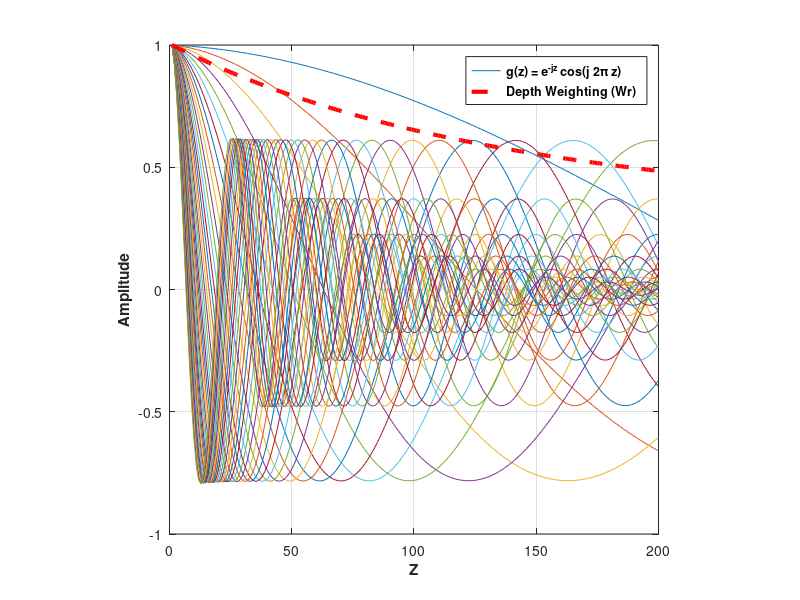
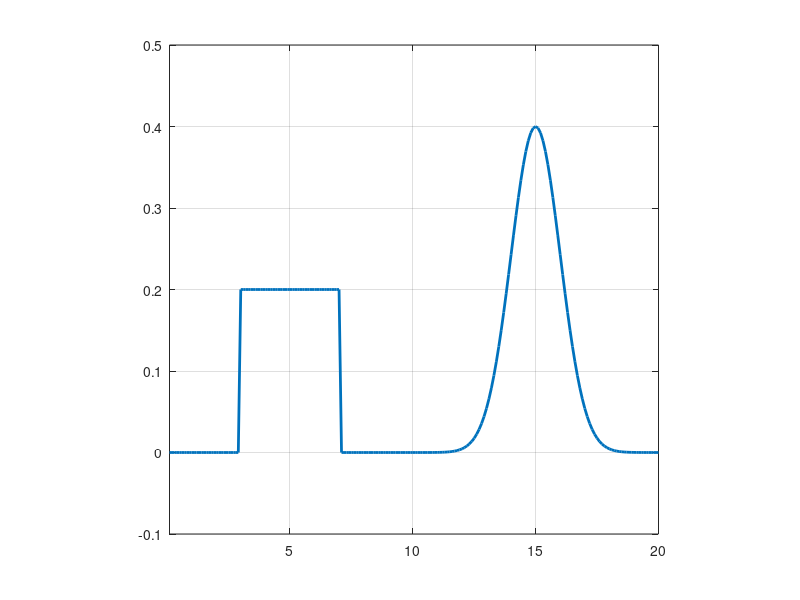
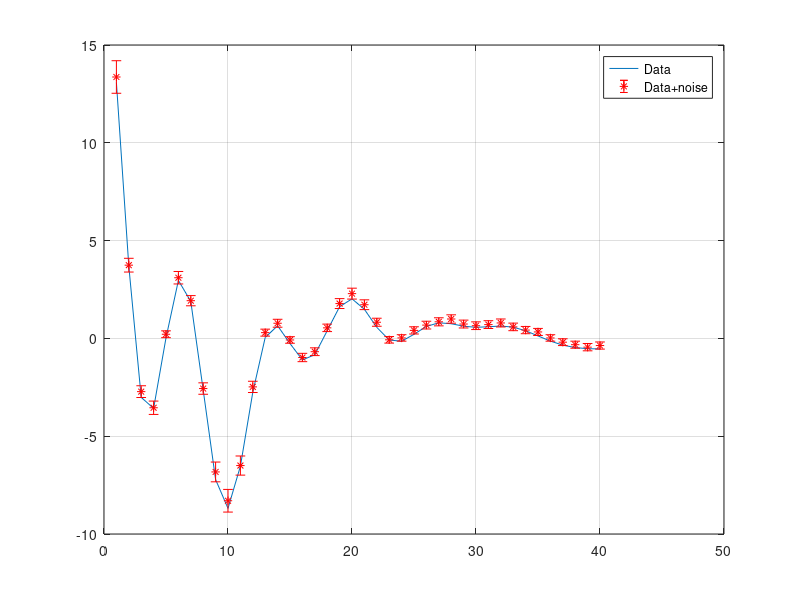

Write the MATLAB code that produced these figures, in order. (Note: this script raises an error after producing the figures.)
% Inv1D_lplq
% Program creates a 1D toy problem and generates data using kernels of the
% form k(z) = exp^(-ajx) cos(b j 2pi x)
% 
% Data can then be inverted using various lp-norms applied on the model and
% its gradient. Depth weighting is applied to the model objective function,
% but outside the norm.
% 
% Written by: D. Fournier
% Last Update: November 11, 2014

close all
clear all

addpath data\
addpath C:\Users\dominiquef.MIRAGEOSCIENCE\Dropbox\Master\FUNC_LIB\Lp_norm_codes\Dual_norm_1D\functions
addpath C:\Users\dominiquef.MIRAGEOSCIENCE\Dropbox\Master\FUNC_LIB\Lp_norm_codes\Dual_norm_1D\sliceomatic\
% Set up 1D problem

%% INPUT VARIABLES

% Model space
nx = 200;

% Kernel
nk = 40; %number of frequencies

decay = -0.10;

basis = 0.20;

% Data noise
amp_pct = 0.02;
floor_pct = 0.02;

% Lp-norm parameters
pvec = 0%0:0.5:2;
qvec = 0%0:0.5:2;
lvec = [1.0]%0.1:0.4:1.9;

% Add an extra test to find best starting beta for lplq
% chi_vec = [2 3 4 5 7.5 10 20 30];
% multip = 100;

%% SCRIPT STARTS HERE
%% % Generate kernel functions and depth weighting
x = (0 : 1/(nx) : 1) * nx/10;
mcell=nx;
dx=ones(1,mcell) * abs((min(x)-max(x))/mcell);


set(figure, 'Position', [50 200 1000 500])
G = zeros(nk,mcell);
wr = zeros(1,mcell);
for ii = 1 : nk 
    
    b = basis * 2*pi* (ii) / (nx/10);
    a = decay * (ii) / (nx/10);
    
    G(ii,1:mcell) = exp( a * x(2:end) ) .* (a/(a^2+b^2)*cos (b * x(2:end)) + b/(a^2+b^2) *sin (b * x(2:end))) -...
        exp( a * x(1:end-1) ) .* (a/(a^2+b^2)*cos (b * x(1:end-1)) + b/(a^2+b^2) *sin (b * x(1:end-1)));

    G(ii,1:mcell) = G(ii,1:mcell) / max(G(ii,1:mcell));
    
    wr = wr + ((exp( a*x(2:end))-exp( a * x(1:end-1) ))/a) ;
    plot(G(ii,:));hold on

end

wr = (wr / max(wr)).^0.5;

IWr = spdiags(1./wr',0,mcell,mcell);
Wr = spdiags(wr',0,mcell,mcell);
Wrx = spdiags(wr(1:end-1)',0,mcell-1,mcell-1);

figure(1); plot(wr','r--','LineWidth',3);
axis square;grid on
temp = legend('\bfg(z) = e^{-jz} cos(j 2\pi z)','\bfDepth Weighting (Wr)');
ylabel('\bfAmplitude');
xlabel('\bfZ');
a=get(temp,'children');
set(a(2),'LineWidth',3,'Color',[1 0 0],'LineStyle','--'); 
%% Generate model

x = (1/nx : 1/(nx) : 1) * nx/10;
% Create mdoel: Square and tanh functions
model = 0.4* exp(-abs(((x-15)*10 / (nx/10)).^2)*2); 

model(30:70)=0.20;

model=model(:);

set(figure, 'Position', [50 200 1000 500]);
plot(x,model,'LineWidth',2);axis([x(1) x(end) -0.1 0.5]);hold on
axis square
grid on


%% FORWARD MODELING
% Generate data and corrupt with noise

data= G * model;

% Corrupt data with Gaussian noise
rand_noise = rand(nk,1);
save ('noise_1D','rand_noise')
load('noise_1D');

amp_noise = amp_pct * rand_noise .* abs(data);
floor_noise = floor_pct * rand_noise * max(abs(data));

noise = amp_noise + floor_noise;

d = data + noise;

wd =  abs(d)*0.05 + 0.05 * std(data);

figure; 
plot(data);
hold on
errorbar(d,wd,'r*')
legend('Data','Data+noise')
grid on

% Create uncertainty weighting matrix
Wd = spdiags(1./wd,0,nk,nk);

% Normalize d and G by standard deviation:
G = Wd * G ;

target = nk;

% Weight data with uncertainty
d = Wd * d;

%% INVERSION
% Create inversion parameters
[Wx,Vx] = getWx1D(nx,dx);
[Ws] = speye(mcell);
V = spdiags(sqrt(dx'),0,nx,nx);


% Global constant
as = 1.0 / min(dx) ^2;  %Smallnest term
ax = 1.0;               %Smoothness term                     

epsilon = 1e-8;     %Small term in compact function

% Store all the final models
% RMS = zeros(length(pvec),length(qvec),length(lvec));
% linf = zeros(length(pvec),length(qvec),length(lvec));
% l2 = zeros(length(pvec),length(qvec),length(lvec));
% l1 = zeros(length(pvec),length(qvec),length(lvec));
% misfit = zeros(length(pvec),length(qvec),length(lvec));
% models_out = zeros(length(pvec),length(qvec),length(lvec),mcell);

counter = 1;  

objfunc = @(m,phi,b) sum( ( G * m - d ).^2 ) + ( m' * b * phi * m );

% Iterate over all the combination of norms as specified by the vectors
% pvec, qvec and lvec.

chi_start = zeros(length(pvec),length(qvec),length(lvec),length(chi_vec));
RMS = zeros(length(pvec),length(qvec),length(lvec),length(chi_vec));
linf = zeros(length(pvec),length(qvec),length(lvec),length(chi_vec));
l2 = zeros(length(pvec),length(qvec),length(lvec),length(chi_vec));
l1 = zeros(length(pvec),length(qvec),length(lvec),length(chi_vec));
misfit = zeros(length(pvec),length(qvec),length(lvec),length(chi_vec));
models_out = zeros(length(pvec),length(qvec),length(lvec),length(chi_vec),1,mcell);


for ll= 1:length(lvec)

    for pp = 1:length(pvec)
        
        for qq = 1:length(qvec)
            
            for bb = 1 : length(chi_vec)
            % Message prompt
            head = ['lp: ' num2str(pvec(pp)) ' lq: ' num2str(qvec(qq)) ' psi: ' num2str(lvec(ll))];
            fprintf('Starting lp inversion %s\n',...
                head)
            
            invmod      = ones(mcell,1)*1e-2;       % Initial model       
                        
            phi_d       = sum((G*invmod - d).^2);   % Initial misfit
            scale_x     = ax; % Scale for gradient norm
            scale_s     = as;
                       % Active cell
            count=0; % Initiate iteration count 
            count_lp = 0;      
            while phi_d(end) > target*1.05
                
                    count=count+1;

                    if phi_d(end)/nk > (target/nk * 1.05)    %First iteration

                        WxtWx = ( Vx * Wx)' * ( Vx * Wx );
                        WstWs = ( V * Ws)' * ( V * Ws);
                        
                        Rs = speye(mcell);
                        Rx = speye(size(Wx,1));
                    
                        phim_start =  ax * WxtWx + as * WstWs;
                        
                        phim = phim_start; 
                        
                        
                        
                        % Initial beta trace(G'G) / trace(phim)
                        if count == 1
                            
                            beta = sum(sum(G.^2,1)) / sum(diag(phim,0).^2) *1e+5;  
                        
                        end
                        
                        lambda(count) = beta(count);
                        
                        phi(count) = objfunc(invmod,phim,beta(count));
                        
                    else

                        fprintf('\nLP-LQ ITER');
                        Rs = spdiags( 1./ ( abs(invmod) .^( 2-pvec(pp) ) + epsilon ) .^0.5 ,0,mcell,mcell);
                        Rx = spdiags( 1./ ( abs(Wx * invmod) .^( 2-qvec(qq) ) + epsilon ) .^0.5 ,0,mcell-1,mcell-1);

                        WxtRxWx = ( Vx * Rx * Wx)' * ( Vx * Rx * Wx);
                        WstRsWs = ( V * Rs * Ws)' * ( V * Rs * Ws);

                        scale_s = 0.5 * as *...
                            ( invmod' * phim_start * invmod ) /...
                            ( as * invmod' * WstRsWs * invmod );
                        
                        scale_x = 0.5 * ax *...
                            ( invmod' * phim_start * invmod ) /...
                            ( ax * invmod' * WxtRxWx * invmod );
                        
                        scale_s = lvec(ll) * scale_s;
                        scale_x = (2.0 - lvec(ll)) * scale_x;
                        
                        phim =  scale_s * WstRsWs +...
                                scale_x * WxtRxWx;
                        
                        scale(count) = ( invmod'* phim_start * invmod ) / (invmod'*phim*invmod ) ;
       
                        lambda(count) = beta(count) * scale(count);
                        
                        count_lp = count_lp + 1;
                    end

                
 
%                 eigval = eig(G'*G + lambda(count) * (phim) ); 
%                 condnum = max(abs(eigval)) / min(abs(eigval));
%                 
%                 figure(4); plot(eigval,'*');
%                 fprintf('Condition number: %f\n',condnum);
                fprintf('\n# # # # # #\n');
                fprintf('BETA ITER: \t %i  \nbeta: \t %8.5e \n',count,beta(count));

                ncg = 0;        % Count total CG steps
                npcg = 1;       % Count number of projected gradient steps
                rddm = 1;       % Mesure the relative change in rel|dm|
                ddm = [1 1];    % Mesure of change in model update |dm|
                m_in = invmod;  % Save initial model for backtracking steps
                
            while npcg < 10 && rddm > 1e-3

                A= [ G  ;...
                    sqrt( lambda(count) * scale_s ) * ( Wr * V * Rs * Ws ) ;...
                    sqrt( lambda(count) * scale_x ) * ( Wrx * Vx * Rx * Wx  )] ;

                b = [- (G *invmod - d) ; ...
                    -sqrt( lambda(count) * scale_s ) * ( Wr * V * Rs * Ws * invmod) ;...
                    -sqrt( lambda(count) * scale_x ) * ( Wrx * Vx * Rx * Wx  * invmod )] ;

                %% Gauss-Newton step
                dm = zeros(mcell,1);
                [dm,r,iter] = CGLSQ( dm, A , b );

                %% Step length, line search                
                ncg = ncg+iter; % Record the number of CG iterations

                gamma = 2;

                % Reduce step length in order to reduce phid
                phi_temp = 0;   
                while (phi_temp > phi(end) || gamma == 2) && gamma>1e-4

                    gamma = 0.5 * gamma;

                    gdm = gamma * dm;

                    ddm(2) = norm(dm);

                    m_temp = invmod + gdm;

                    phi_temp = objfunc(m_temp,phim,lambda(count));

                end
              
                % Mesure relative change in dm
                if npcg == 1

                    rddm = 1;
                    ddm(1) = ddm(2);

                else

                    rddm = ddm(2)/ddm(1);

                end


                % Update model
                invmod = invmod + dm;
                
                fprintf('GN iter %i |g| rel:\t\t %8.5e\n',npcg,rddm);
                npcg = npcg + 1;

            end                

%% Save iteration details
               
            

            phi_d(count) = sum((G*(invmod)-d).^2);
                
            % Check to see if overshooted the target misfit,
            % If yes, then compare with the previous iteration and keep
            % closest                
            if phi_d(count) < target *0.95 || (phi_d(end)/nk < (target/nk * chi_vec(bb) * 0.95) && count_lp==0)
                
                phi_d(count) = sum((G*(invmod)-d).^2);                       
                
                fprintf('---------->')
                fprintf(' misfit:\t %8.5e ',phi_d(count))
                fprintf('<----------\n')
                fprintf('\n# BACKTRACKING STEP #\n');
                
                beta(count) = beta(count)*1.1;
                invmod = m_in;
                phi_d(count) = phi_d(count-1);
                
                count = count-1;
                continue
            
            % Else reduce beta and continue inversion
            else
                
                phi_d(count) = sum((G*(invmod)-d).^2);
                
                if count_lp == 0
                    
                    chi_start(pp,qq,ll,bb) = phi_d(count)/nk;
                    
                end
                
                
                phi_m(count) = (invmod)'*(phim)*(invmod);
                phi(count) = objfunc(invmod,phim,lambda(count)); 
                
                fprintf('---------->')
                fprintf(' misfit:\t %8.5e ',phi_d(count))
                fprintf('<----------\n')
                
                
                beta(count+1) = 0.5 * beta(count);           
                
            end
           
            % OPTIONAL: Plot model
            set(figure(4), 'Position', [50 200 1000 500])
            plot(1:mcell,model); hold on
            plot(1:mcell, invmod,'r','LineWidth',3); hold off
            axis([0 mcell -.1 0.6]);
            axis square

            
            end
            
%             legend('\bfTrue model','\bf Wr || m ||_0 + Wr || \nabla m ||_0');
%             xlabel('\bfZ');
%             ylabel('\bfm(Z)');
            
            
            % Plot final phid
%             figure(3); 
%             plot((G*(invmod)).*wd,'go');

            % Load other results and plot
%             load('m_IWR');
%             load('m_phim');
%             figure(3+counter); hold on
%             plot(m_phim,'--','LineWidth',3);
%             xlabel('\bfZ');
%             ylabel('\bfm(Z)');
%             legend('\bfTrue model','\bf Wr || m ||_0 + Wr || \nabla m ||_0','\bf || Wr m ||_0 + || \nabla (Wr m) ||_0','Location','NorthWest')

            % Remove depth weighting
%             invmod = IWr * invmod;
            
%             title(['\bfInversion: ' head])
%             figure; plot(1:mcell,model,1:mcell,invmod,'r','LineWidth',2);axis([0 mcell -.1 1])
%             figure; plot(eigval,'*');
%             figure; plotyy(1:count,phi_d,1:count,phi_m,@semilogy);
            RMS(pp,qq,ll,bb)=(sum((invmod-model).^2)/length(data))^(0.5);
            linf(pp,qq,ll,bb) = norm(model-invmod,'inf');
            l2(pp,qq,ll,bb) = norm(model-invmod,2);
            l1(pp,qq,ll,bb) = norm(model-invmod,1);
            misfit(pp,qq,ll,bb) = phi_d(count);
            models_out(pp,qq,ll,bb,:) = invmod(:);
            
%             figure; plotyy(1:count,phi_d,1:count,phi_m);

            fprintf('End of lp inversion. Number of iterations: %i\n',count)
            fprintf('Final model misfit: %8.3e\n\n',norm(model-invmod,2))
            
            counter = counter+1;
            
            end
        end
    end
end



%% Plot result 
% sliceomatic(l1,pvec,qvec,lvec);
set(figure, 'Position', [50 200 1000 500]);
ltext = [];
count = 1;
for pp = 1:length(pvec)
        
        for qq = 1:length(qvec)
            
            for ll = 1 : length(lvec)
                xx = chi_start(pp,qq,ll,:); xx = xx(:);
                yy = l1(pp,qq,ll,:); yy = yy(:);

               
                % Find best fitting quadratic
                cc = [xx.^0 xx.^1 xx.^2 xx.^3]\yy;
                
%                 plot(xx,yy,'Color',[ll/length(lvec) pp/length(pvec) qq/length(qvec)].^1.5,'LineWidth',2); hold on
                plot(xx,yy,'Color',[pp/length(pvec) rand(1) qq/length(qvec)],'LineWidth',2); hold on
                
                ltext{count} = ['pvec ' num2str(pvec(pp)) ' qvec ' num2str(qvec(qq)) ' lvec ' num2str(lvec(ll))];
                
                count = count + 1;
            end
            
        end
        
end
legend(ltext)

% Fit polynomial
set(figure, 'Position', [50 200 1000 500]);
for pp = 1:length(pvec)
        
        for qq = 1:length(qvec)
            
            for ll = 1 : length(lvec)
                xx = chi_start(pp,qq,ll,:); xx = xx(:);
                yy = l1(pp,qq,ll,:); yy = yy(:);

                % Find best fitting quadratic
                cc = [xx.^0 xx.^1 xx.^2 xx.^3]\yy;
                
                func= cc(4)*xx.^3 + cc(3)*xx.^2 + cc(2).*xx + cc(1);
                plot(xx,func,'r:','LineWidth',2); hold on
                
                index = find(min(func)==func);

                plot(xx(index),func(index),'bo')
            end
            
        end
        
end
xlabel('\bf Starting chi factor');ylabel('\bf|m_{true} - m_{rec}|')